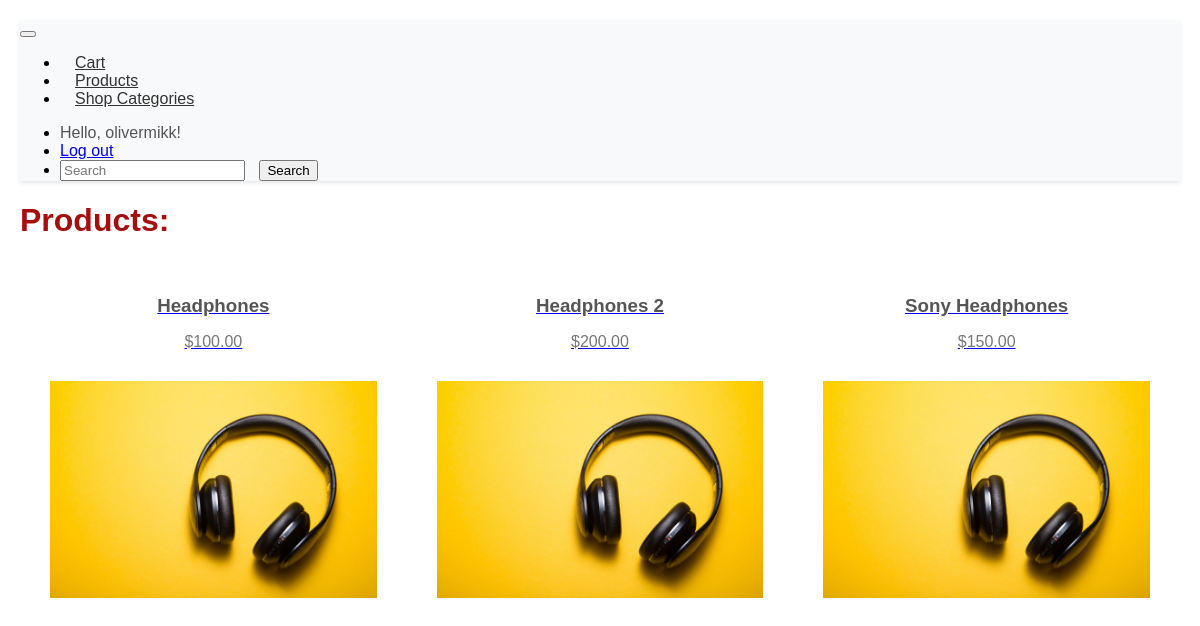
The page /shop/products/ (signed in) on the database its author committed.
### shop/models.py (models this page shows, shortened)
class Product(models.Model):
    name = models.SlugField(max_length=255, unique=True)
    description = models.TextField()
    price = models.DecimalField(max_digits=10, decimal_places=2)
    category = models.ForeignKey(Category, on_delete=models.CASCADE)
    image = models.ImageField(upload_to='images', null=True)

### shop/views.py (the view)
# urls.py: path('products/', views.products, name="products"),
def products(request):
    qs = Product.objects.all()
    context = {
        'objects' : qs
    }
    return render(request, "shop/products.html", context)

### shop/templates/shop/products.html (shortened to what this page needs)
{% load static %}
<!DOCTYPE html>
<html lang="en">
<head>
    <link rel="stylesheet" type="text/css" href="{% static 'css/style.css' %}">
</head>
<body>
    {% include 'shop/navBar.html' %}
    <h1>Products:</h1>
    <div class="product-container">
        <div class="product-grid">
            {% for object in objects %}
            <div class="product-item">
                <a href="{% url 'shop:productDetails' name=object.name %}" target="_blank">
                    <h3>{{object.name}}</h3>
                    <p>${{object.price}}</p>
                    <div class="product-item img">
                        <img alt="" src="{{ object.image.url }}">
                    </div>
                </a>
            </div>
            {% empty %}
            <p>No objects found</p>
            {% endfor %}
        </div>
    </div>
</body>
</html>

### shop/templates/shop/navBar.html (shortened to what this page needs)
{% load static %}
<link rel="stylesheet" type="text/css" href="{% static 'css/style.css' %}">
<nav class="navbar navbar-expand-lg navbar-light bg-light">
    <div class="container">
      <button class="navbar-toggler" type="button" data-toggle="collapse" data-target="#navbarNav"
        aria-controls="navbarNav" aria-expanded="false" aria-label="Toggle navigation">
      </button>
      <div class="collapse navbar-collapse" id="navbarNav">
        <ul class="navbar-nav mr-auto">
          <li class="nav-item">
            <a class="nav-link" href="{% url 'shop:cart' %}">Cart</a>
          </li>
          <li class="nav-item">
            <a class="nav-link" href="{% url 'shop:products' %}">Products</a>
          </li>
          <li class="nav-item dropdown">
            <a class="nav-link dropdown-toggle" href="#" id="navbarDropdown" role="button"
              data-toggle="dropdown" aria-haspopup="true" aria-expanded="false">
              Shop Categories
            </a>
          </li>
        </ul>
        <ul class="navbar-nav">
          {% if user.is_authenticated %}
            <li class="nav-item">
              <span class="navbar-text">Hello, {{ user.username }}!</span>
            </li>
            <li class="nav-item">
              <a href="{% url 'home' %}?next=/">Log out</a>
            </li>
          {% endif %}
          <li class="nav-item">
            <form class="form-inline my-2 my-lg-0">
              <input class="form-control mr-sm-2" type="search" placeholder="Search" aria-label="Search">
              <button class="btn btn-outline-success my-2 my-sm-0" type="submit">Search</button>
            </form>
          </li>
        </ul>
      </div>
    </div>
  </nav>

### static/css/style.css (style rules this page uses)
body { font-family: 'Arial', sans-serif; margin: 20px; }
h1 { color: #a60e0e; }
.product-container { display: flex; justify-content: center; align-items: center; }
.product-grid { display: grid; grid-template-columns: repeat(auto-fill, minmax(250px, 1fr)); }
.product-item { padding: 15px; text-align: center; grid-template-columns: auto auto auto auto auto auto; transition: transform 0.3s ease-in-out; box-sizing: border-box; }
.product-item h3 { color: #555; margin-bottom: 10px; }
.product-item p { color: #777; margin-bottom: 15px; }
.product-item img { max-width: 100%; height: auto; }
@media (min-width: 768px) { .product-grid { grid-template-columns: repeat(3, 1fr); } }
.navbar { background-color: #f8f9fa; box-shadow: 0 2px 4px rgba(0, 0, 0, 0.1); }
.navbar-nav { margin-left: auto; }
.navbar-nav .nav-link { color: #333; padding: 8px 15px; }
.navbar-text { margin-right: 15px; color: #555; }
.form-inline input, .form-inline button { margin-right: 10px; }

### rows shown on the page
Product: name "Headphones", price "100.00", image (picture)
Product: name "Headphones 2", price "200.00", image (picture)
Product: name "Sony Headphones", price "150.00", image (picture)

### other values the page prints
{{ user.username }} "olivermikk"
